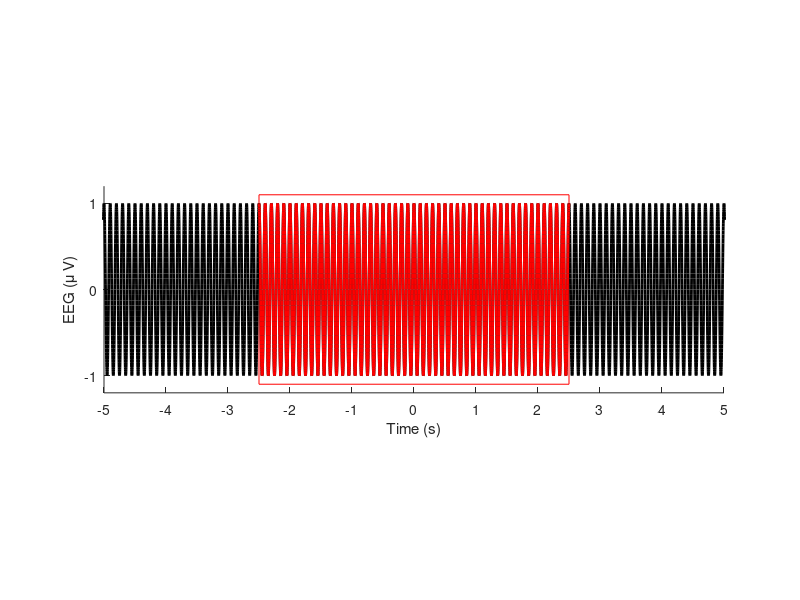
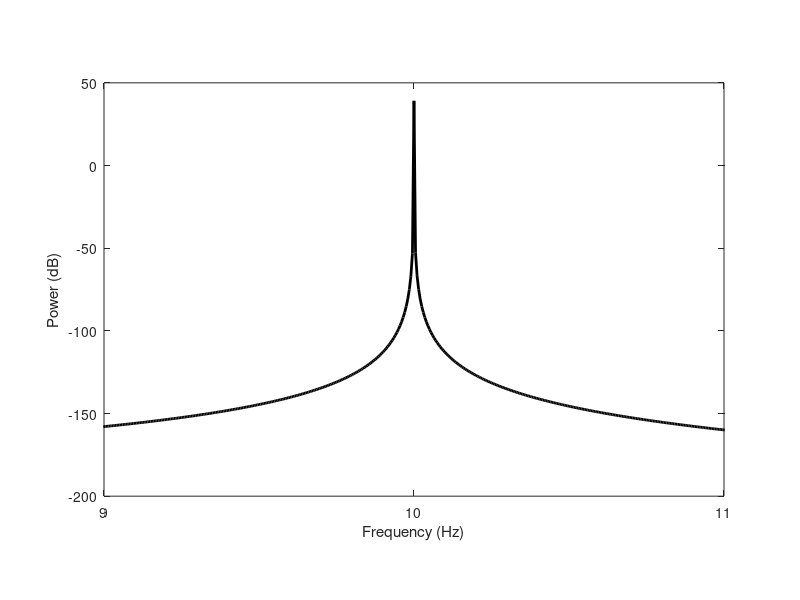
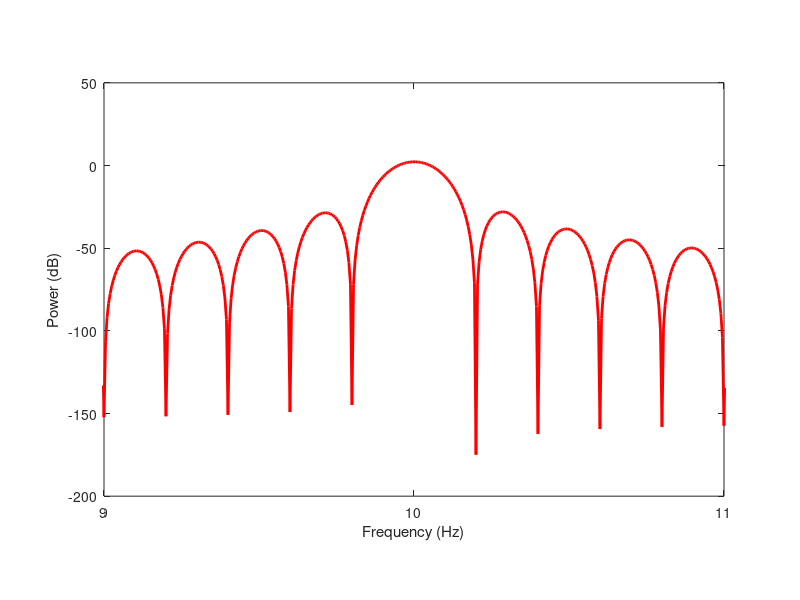

Write the MATLAB code that produced these figures, in order.
clear all; close all; clc;

%% Demostrating spectral leakage:
% Define the time series:
srate = 1000;
f = 10;
t = -100:1/srate:100;
Ntime = length(t);
x = cos(2*pi*f*t);

% Cut the 10 sec time window:
Theta = (t>=-2.5 & t<=2.5);
NtimeTheta = sum(Theta);
xobs = Theta.*x;

% FFT:
f = [0:(Ntime-1)]/Ntime*srate;
fx = fft(x);
fxobs = fft(xobs);

%% Visualing the results:
figure(1); clf; hold on;
ff = fill(2.5*[-1 1 1 -1 -1], 1.1*[-1 -1 1 1 -1], 'w');
set(ff, 'EdgeColor', 'r');
plot(t, x, 'k', 'LineWidth', 2);
plot(t(t>=-2.5 & t<=2.5), x(t>=-2.5 & t<=2.5), 'r', 'LineWidth', 2);
xlabel('Time (s)');
ylabel('EEG (\mu V)');
xlim([-5 5]); ylim([-1.2 1.2])
set(gca, 'plotboxaspectratio', [3 1 1]);
set(gca, 'XTick', [-10:10], 'ytick', [-1:1]);
set(gcf, 'color', 'w')

figure(3); clf; hold on;
plot(f, 10*log(abs(fx).^2/(srate*Ntime)), 'k', 'LineWidth', 2);
xlim([9 11]); ylim([-200 50])
xlabel('Frequency (Hz)');
ylabel('Power (dB)');
set(gca, 'plotboxaspectratio', [1.5 1 1]);
set(gca, 'XTick', [9:11], 'ytick', [-200:50:50]);
set(gcf, 'color', 'w')
box on

figure(4); clf;
plot(f, 10*log(abs(fxobs).^2/(srate*NtimeTheta)), 'r', 'LineWidth', 2);
xlim([9 11]); ylim([-200 50])
xlabel('Frequency (Hz)');
ylabel('Power (dB)');
set(gca, 'plotboxaspectratio', [1.5 1 1]);
set(gca, 'XTick', [9:11], 'ytick', [-200:50:50]);
set(gcf, 'color', 'w')
